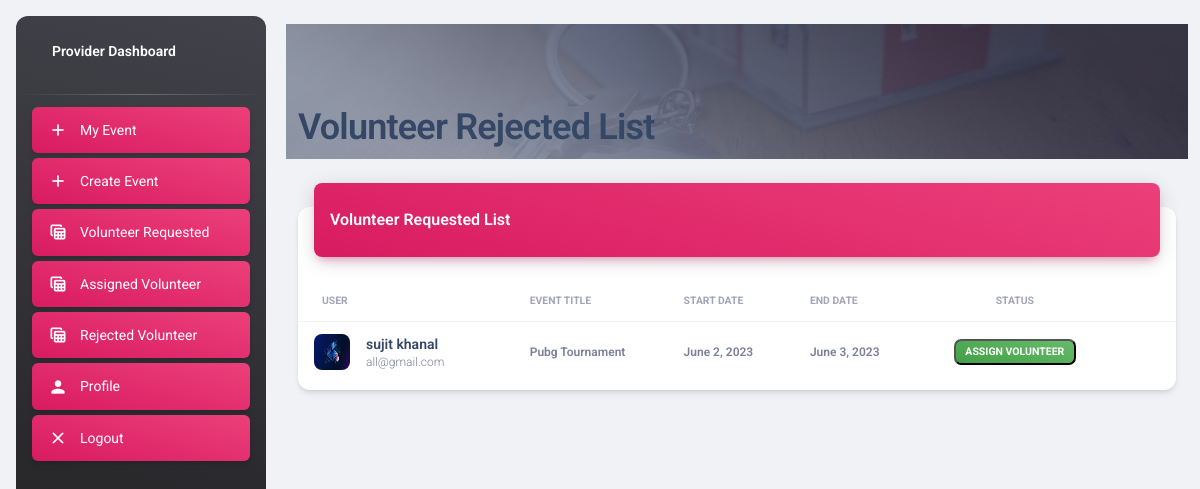
The page /event/provider/reject_list/ (signed in) on the database its author committed.
### events/models.py (models this page shows, shortened)
class VolunteerRequest(models.Model):
    user = models.ForeignKey(User, on_delete=models.CASCADE)
    event = models.ForeignKey(Event, on_delete=models.CASCADE)
    requested_at = models.DateTimeField(auto_now_add=True)
    accepted = models.BooleanField(default=False)
    rejected = models.BooleanField(default=False)

class Event(models.Model):
    title = models.CharField(max_length=100)
    description = models.TextField()
    start_date = models.DateField()
    end_date = models.DateField()
    city = models.CharField(max_length=100, null=True)
    state = models.CharField(max_length=100, null=True)
    country = models.CharField(max_length=100, null=True)
    address = models.CharField(max_length=100, null=True)
    start_time = models.TimeField(default=timezone.now())
    end_time = models.TimeField(default=timezone.now())
    created_by = models.ForeignKey(User, on_delete=models.SET_NULL, null=True)
    created_at = models.DateTimeField(auto_now_add=True)
    updated_at = models.DateTimeField(auto_now=True)
    image = models.ImageField(upload_to='event_images/', null=True, blank=True)
    max_volunteers = models.PositiveIntegerField()
    is_cancelled = models.BooleanField(default=False)
    is_active = models.BooleanField(default=True)
    price = models.DecimalField(max_digits=8, decimal_places=2)
    registration_start_date = models.DateTimeField()
    registration_end_date = models.DateTimeField()
    organizer_name = models.CharField(max_length=100)
    organizer_email = models.EmailField(max_length=254)
    organizer_phone = models.CharField(max_length=20)
    skills_required = TaggableManager()
    category_on = models.TextField()

### users/models.py (models this page shows, shortened)
class User(AbstractBaseUser, PermissionsMixin):
    first_name = models.CharField(max_length=100, null=True)
    last_name = models.CharField(max_length=100, null=True)
    email = models.EmailField(max_length=254, unique=True)
    bio = models.CharField(max_length=254, null=True, blank=True)
    profile_pic = models.ImageField(default="profile_pic/default.png", upload_to="profile_pic/")
    contact_no = models.IntegerField(default=980000000000)
    skills = TaggableManager()
    is_provider = models.BooleanField(default=False)
    is_volunteer = models.BooleanField(default=False)
    is_staff = models.BooleanField(default=False)
    is_superuser = models.BooleanField(default=False)
    is_active = models.BooleanField(default=True)
    last_login = models.DateTimeField(null=True, blank=True)
    date_joined = models.DateTimeField(auto_now_add=True)
    USERNAME_FIELD = 'email'
    EMAIL_FIELD = 'email'
    REQUIRED_FIELDS = []
    objects = UserManager()

### events/views.py (the view)
# urls.py: path('provider/reject_list/', VolunteerRejectedListView.as_view(), name='reject_list'),
class VolunteerRejectedListView(LoginRequiredMixin, ProviderRequestPermissionMixin, TemplateView):
    template_name = 'provider/event/rejected_event.html'
    def get_context_data(self, **kwargs):
        context = super().get_context_data(**kwargs)
        context['requested_list'] = VolunteerRequest.objects.filter(accepted=False, rejected=True)
        return context

### core/minix.py (called while the page is built)
    def test_func(self):
        return self.request.user.is_provider

### templates/provider/event/rejected_event.html (shortened to what this page needs)
{% extends 'provider/base/base.html' %}
{% block content %}
<div class="page-heading">
  <div class="container">
    <div class="row">
      <div class="col-lg-8">
        <div class="top-text header-text">
          <h2>Volunteer Rejected List</h2>
        </div>
      </div>
    </div>
  </div>
</div>
<div class="container-fluid py-4">
    <div class="row">
      <div class="col-12">
        <div class="card my-4">
          <div class="card-header p-0 position-relative mt-n4 mx-3 z-index-2">
            <div class="bg-gradient-primary shadow-primary border-radius-lg pt-4 pb-3">
              <h6 class="text-white text-capitalize ps-3">Volunteer Requested List</h6>
            </div>
          </div>
          <div class="card-body px-0 pb-2">
            <div class="table-responsive p-0">
              <table class="table align-items-center mb-0">
                <thead>
                  <tr>
                    <th class="text-uppercase text-secondary text-xxs font-weight-bolder opacity-7">User</th>
                    <th class="text-uppercase text-secondary text-xxs font-weight-bolder opacity-7 ps-2">Event Title</th>
                    <th class="text-uppercase text-secondary text-xxs font-weight-bolder opacity-7 ps-2">Start Date</th>
                    <th class="text-uppercase text-secondary text-xxs font-weight-bolder opacity-7 ps-2">End Date</th>
                    <th class="text-center text-uppercase text-secondary text-xxs font-weight-bolder opacity-7">Status</th>
                    <th class="text-secondary opacity-7"></th>
                  </tr>
                </thead>
                <tbody>
                {% for list in requested_list %}
                  <tr>
                    <td>
                      <div class="d-flex px-2 py-1">
                        <div>
                          <img src="{{list.user.profile_pic.url}}" class="avatar avatar-sm me-3 border-radius-lg" alt="user1">
                        </div>
                        <div class="d-flex flex-column justify-content-center">
                          <h6 class="mb-0 text-sm">{{list.user.first_name}} {{list.user.last_name}}</h6>
                          <p class="text-xs text-secondary mb-0">{{list.user.email}}</p>
                        </div>
                      </div>
                    </td>
                    <td>
                        <p class="text-xs font-weight-bold mb-0">{{list.event.title}}</p>
                      </td>
                      <td>
                        <p class="text-xs font-weight-bold mb-0">{{list.event.start_date}}</p>
                      </td>
                      <td>
                        <p class="text-xs font-weight-bold mb-0">{{list.event.end_date}}</p>
                      </td>
                    <td class="align-middle text-center text-sm">
                      <form method="post" action="/event/provider/assign/process/">
                        <button type="submit" class="badge badge-sm bg-gradient-success">Assign Volunteer</button>
                    </form>
                    </td>
                  </tr>
                {% endfor %}
                </tbody>
              </table>
            </div>
          </div>
        </div>
      </div>
    </div>
  </div>
{% endblock %}

### rows shown on the page
VolunteerRequest: user.profile_pic (picture), user.first_name "sujit", user.last_name "khanal", user.email "all@gmail.com", event "Pubg Tournament", event.start_date "June 2, 2023", event.end_date "June 3, 2023"
